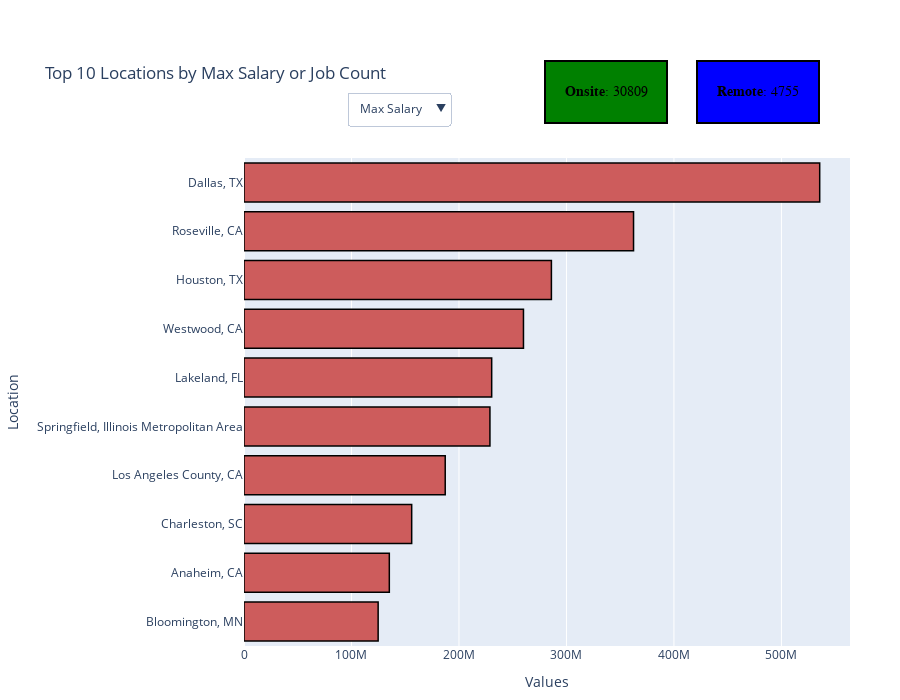

The notebook cell this image was saved under:
### Code cell
import plotly.express as px
import plotly.graph_objects as go

# Assuming 'salary_job_stats_by_location_sorted' is your sorted DataFrame
# Select top 10 states based on salary and job count
top_10_salary = salary_job_stats_by_location_sorted.nlargest(10, 'max_salary')
top_10_job_count = salary_job_stats_by_location_sorted.nlargest(10, 'job_count')

# Remote allowed counts
remote_counts = {'remote_allowed': [False, True], 'count': [30809, 4755]}  # Your count values
remote_labels = ['Onsite', 'Remote']
remote_values = [remote_counts['count'][0], remote_counts['count'][1]]

# Create the initial bar graph for salary
fig = px.bar(
    top_10_salary,
    x='max_salary',
    y=top_10_salary.index,
    orientation='h',
    labels={'max_salary': 'Max Salary', 'index': 'Location'},
    title="Top 10 Locations by Max Salary"
)

# Customize the hover template for salary
hover_template_salary = '<b>Location</b>: %{y}<br><b>Max Salary</b>: $%{x:.2f}<extra></extra>'

# Customize the hover template for job count
hover_template_job_count = '<b>Location</b>: %{y}<br><b>Job Count</b>: %{x}<extra></extra>'

# Add a dropdown filter to switch between 'salary' and 'job_count'
fig.update_layout(
    updatemenus=[dict(
        buttons=[
            dict(
                args=[{
                    'x': [top_10_salary['max_salary']],
                    'y': [top_10_salary.index],
                    'type': 'bar',
                    'hovertemplate': hover_template_salary
                }],
                label="Max Salary",
                method="update"
            ),
            dict(
                args=[{
                    'x': [top_10_job_count['job_count']],
                    'y': [top_10_job_count.index],
                    'type': 'bar',
                    'hovertemplate': hover_template_job_count
                }],
                label="Job Count",
                method="update"
            )
        ],
        direction="down",
        pad={"r": 70, "t": 80, "b": 100},  # Increased padding below the dropdown
        showactive=True,
        x=0.17,
        xanchor="left",
        y=1.3,  # Adjusted 'y' to move the dropdown higher
        yanchor="top"
    )]
)

# Update the layout to make the bar graph horizontal
fig.update_traces(marker_color='indianred', marker_line_color='black', marker_line_width=1.5)
fig.update_layout(
    xaxis_title="Values",
    yaxis_title="Location",
    title="Top 10 Locations by Max Salary or Job Count",
    yaxis=dict(categoryorder='total ascending'),
    autosize=False,
    width=900,
    height=700,  # Further increased height for more space below the dropdown
)

# Add annotations for Remote and Onsite counts (styled)
spacing = 0.1  # Adjust spacing between boxes
for i, (label, value) in enumerate(zip(remote_labels, remote_values)):
    color = 'green' if label == 'Onsite' else 'blue'  # Set color for each box
    x_position = 0.85 + (i * spacing)  # Place boxes with spacing
    # Adjust the x_position for "Onsite" to be more to the left
    if label == 'Onsite':
        x_position -= 0.15  # Move "Onsite" box slightly left to avoid overlap

    fig.add_annotation(
        xref='paper',
        yref='paper',
        x=x_position,  # Updated x position
        y=1.2,  # Adjusted y position for better spacing
        text=f"<b>{label}</b>: {value}",
        showarrow=False,  # No arrow for the box
        bgcolor=color,  # Background color for the box
        bordercolor='black',
        borderwidth=2,
        borderpad=10,
        font=dict(color='black', size=14, family='Arial'),
        align='center',
        width=100,  # Width of the box
        height=40  # Height of the box
    )

# Add margins to create space below the boxes and dropdown
fig.update_layout(margin=dict(t=120, l=50, b=50, r=50))  # Increased top margin for more space

# Show the figure
fig.show()

### Figure 1 — Plotly figure (JSON) as saved in the notebook; plotly's stock layout.template omitted (floating-point values rounded to 4 significant figures)
{"data": [{"alignmentgroup": "True", "hovertemplate": "Max Salary=%{x}<br>location=%{y}<extra></extra>", "legendgroup": "", "marker": {"color": "indianred", "line": {"color": "black", "width": 1.5}, "pattern": {"shape": ""}}, "name": "", "offsetgroup": "", "orientation": "h", "showlegend": false, "textposition": "auto", "type": "bar", "x": [535600000, 362408800, 286000000, 260000000, 230423440, 228800000, 187200000, 156000000, 135200000, 124800000], "xaxis": "x", "y": ["Dallas, TX", "Roseville, CA", "Houston, TX", "Westwood, CA", "Lakeland, FL", "Springfield, Illinois Metropolitan Area", "Los Angeles County, CA", "Charleston, SC", "Anaheim, CA", "Bloomington, MN"], "yaxis": "y"}], "layout": {"annotations": [{"align": "center", "bgcolor": "green", "bordercolor": "black", "borderpad": 10, "borderwidth": 2, "font": {"color": "black", "family": "Arial", "size": 14}, "height": 40, "showarrow": false, "text": "<b>Onsite</b>: 30809", "width": 100, "x": 0.7, "xref": "paper", "y": 1.2, "yref": "paper"}, {"align": "center", "bgcolor": "blue", "bordercolor": "black", "borderpad": 10, "borderwidth": 2, "font": {"color": "black", "family": "Arial", "size": 14}, "height": 40, "showarrow": false, "text": "<b>Remote</b>: 4755", "width": 100, "x": 0.95, "xref": "paper", "y": 1.2, "yref": "paper"}], "autosize": false, "barmode": "relative", "height": 700, "legend": {"tracegroupgap": 0}, "margin": {"b": 50, "l": 50, "r": 50, "t": 120}, "title": {"text": "Top 10 Locations by Max Salary or Job Count"}, "updatemenus": [{"buttons": [{"args": [{"hovertemplate": "<b>Location</b>: %{y}<br><b>Max Salary</b>: $%{x:.2f}<extra></extra>", "type": "bar", "x": [[535600000, 362408800, 286000000, 260000000, 230423440, 228800000, 187200000, 156000000, 135200000, 124800000]], "y": [["Dallas, TX", "Roseville, CA", "Houston, TX", "Westwood, CA", "Lakeland, FL", "Springfield, Illinois Metropolitan Area", "Los Angeles County, CA", "Charleston, SC", "Anaheim, CA", "Bloomington, MN"]]}], "label": "Max Salary", "method": "update"}, {"args": [{"hovertemplate": "<b>Location</b>: %{y}<br><b>Job Count</b>: %{x}<extra></extra>", "type": "bar", "x": [[2556, 1499, 522, 459, 446, 427, 405, 396, 386, 348]], "y": [["United States", "New York, NY", "Los Angeles, CA", "Chicago, IL", "New York City Metropolitan Area", "Seattle, WA", "Denver, CO", "San Francisco, CA", "San Diego, CA", "Houston, TX"]]}], "label": "Job Count", "method": "update"}], "direction": "down", "pad": {"b": 100, "r": 70, "t": 80}, "showactive": true, "x": 0.17, "xanchor": "left", "y": 1.3, "yanchor": "top"}], "width": 900, "xaxis": {"anchor": "y", "domain": [0, 1], "title": {"text": "Values"}}, "yaxis": {"anchor": "x", "categoryorder": "total ascending", "domain": [0, 1], "title": {"text": "Location"}}}}
